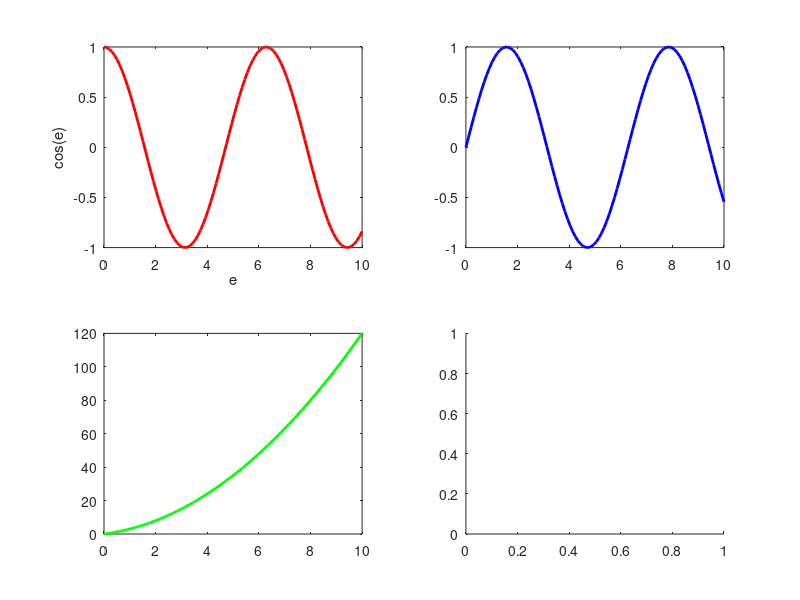

MATLAB code for this plot:
e=linspace(0,10);
f1=cos(e);
f2=sin(e);
f3=e.^2+2*e;
f4=log10(e);

subplot(2,2,1)
plot(e,f1, 'r', 'linewidth',2)
xlabel('e')
ylabel('cos(e)')
subplot(2,2,2)
plot(e,f2,'b','linewidth',2)
subplot(2,2,3)
plot(e,f3,'g','linewidth',2)
subplot(2,2,4)
% plot(e,f4,'p','linewidth',2)
   